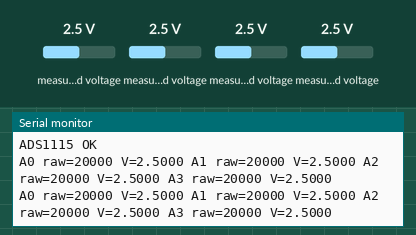
Recording of a sketch running on a simulated ESP32. On the bench: the last lines printed to the serial monitor. The inputs (shaded band) are chosen by the test bench; at power-on: measured voltage 2.5 V.

Above: at 2.2 s.
2.3 s: measured voltage (sensor 200) set to 0.1 V
At 3.6 s:
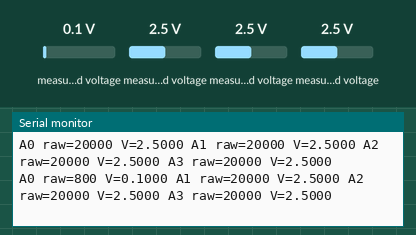
3.8 s: measured voltage (sensor 201) set to 0.1 V
At 4.6 s:
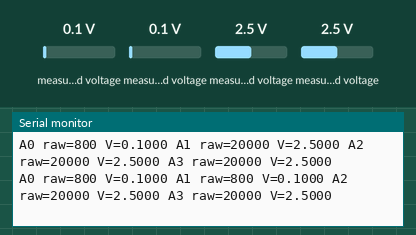
5.3 s: measured voltage (sensor 202) set to 0.1 V
At 5.3 s:
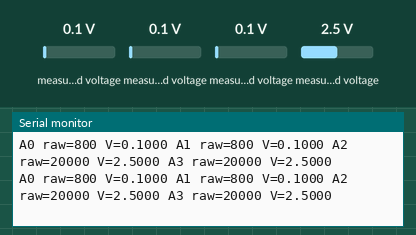
6.8 s: measured voltage (sensor 203) set to 0.1 V
At 8.0 s:
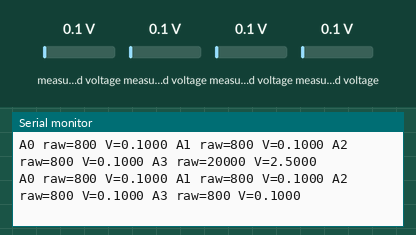
8.3 s: measured voltage (sensor 200) set to 1.2 V
At 9.0 s:
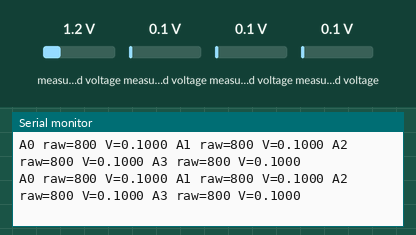
9.8 s: measured voltage (sensor 201) set to 1.2 V
At 11.1 s:
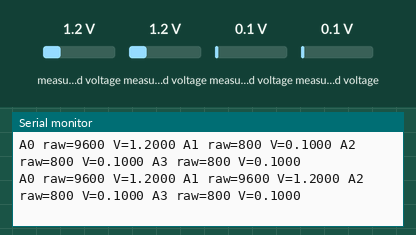
Timing chart, 0 to 12.3 s (numbered marks = the images above; inputs shaded):
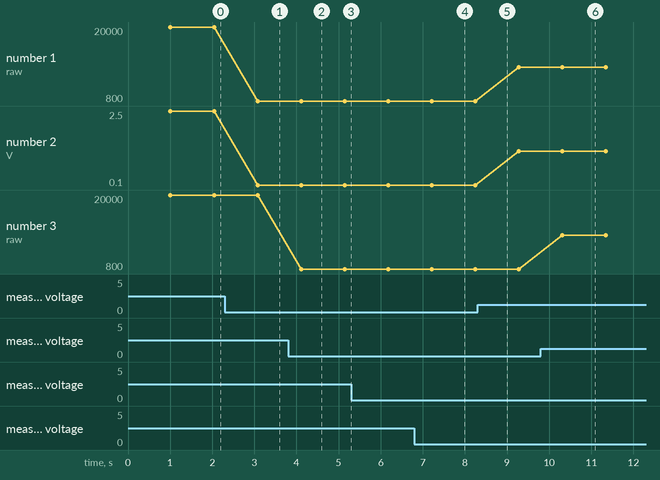

Measured:
- after the input at 2.3 s, the serial monitor: prints a new line after 0.78 s (image 1)
- after the input at 3.8 s, the serial monitor: prints a new line after 0.31 s (image 2)
- after the input at 6.8 s, the serial monitor: prints a new line after 0.41 s (image 4)
- after the input at 9.8 s, the serial monitor: prints a new line after 0.51 s (image 6)
- plotted number 1: 20000 → 800 after the input at 2.3 s, 800 → 9600 after the input at 8.3 s
- plotted number 2: 2.5 → 0.1 after the input at 2.3 s, 0.1 → 1.2 after the input at 8.3 s

The sketch:

ADS1115_Raw_Read.ino
```cpp
#include <Wire.h>
#include <Adafruit_ADS1X15.h>
Adafruit_ADS1115 ads;
void setup(){
  Serial.begin(115200); delay(1000); Wire.begin(8,9);
  if(!ads.begin(0x48,&Wire)){ Serial.println("ERROR ADS1115"); while(true) delay(1000); }
  ads.setGain(GAIN_ONE); Serial.println("ADS1115 OK");
}
void loop(){
  for(int ch=0;ch<4;ch++){ int16_t raw=ads.readADC_SingleEnded(ch); Serial.printf("A%d raw=%d V=%.4f ",ch,raw,ads.computeVolts(raw)); }
  Serial.println(); delay(1000);
}
```
